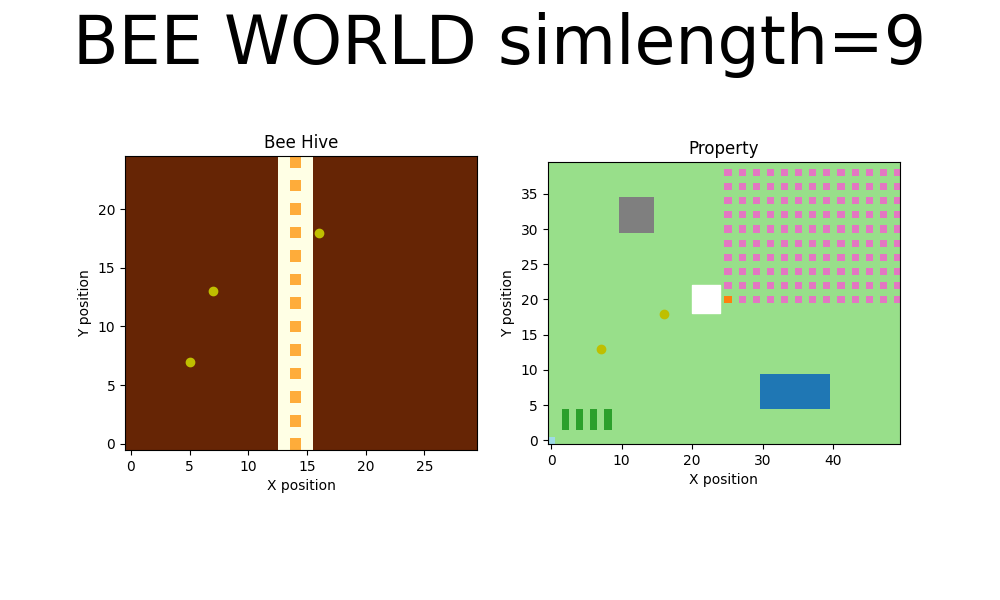

This chart was generated by the following Python code:
# Student Name: Thomas Han
# Student ID:   22881119
#
# task4.py - bluh
#
# Version information: 1 
#
# Usage: python3 <title>.py
#
import matplotlib.pyplot as plt
import numpy as np
from buzzness import Bee

# 0: empty hexagon cells
# 1-5 increase amounts of honey
# 10 not ready for honey

def plot_hive(hive, blist, ax):
    xvalues = [b.get_pos()[0] for b in blist if b.get_inhive()]
    yvalues = [b.get_pos()[1] for b in blist if b.get_inhive()]
    ax.imshow(hive.T, origin="lower", cmap="YlOrBr")
    ax.scatter(xvalues, yvalues, color="y")
    # ax.bar(14, 25, width=3, bottom=-0.5)

    alt_y = []
    i = 0
    while i < 25:
        alt_y.append(i)
        i = i + 1.5

    # ax.scatter([14]*len(alt_y), alt_y, color="orange", marker='s', s=100)

    # plt.set_cmap('YlOrBr')

    ax.set_xlabel("X position")
    ax.set_title("Bee Hive")
    ax.set_ylabel("Y position")


def plot_world(world, blist, ax):
    xvalues = [b.get_pos()[0] for b in blist if b.get_inhive()]
    yvalues = [b.get_pos()[1] for b in blist if b.get_inhive()]
    ax.imshow(world.T, origin="lower", cmap="tab20")
    ax.scatter(xvalues, yvalues, color="y")

    hive_position = [22, 20]
    
    ax.scatter(hive_position[0], hive_position[1], s=400, color="white", marker='s' )

    ax.set_xlabel("X position")
    ax.set_title("Property")
    ax.set_ylabel("Y position")

simlength = 10
hiveX = 30
hiveY = 25
blist = []

blist.append(Bee("b1", (5,14)))
blist.append(Bee("b2", (10,14))) 
blist.append(Bee("b3", (5,10))) 


# hive will range between 0 and 10
# 10 is brown, not ready
# 0 is ready
# 1-5 is honey level
hive = np.full((hiveX,hiveY),10)
print(hive)
hive[13:16][0:25] = 1
for i in range(len(hive[14])):
    if i % 2 == 0:
        hive[14][i] = 5

plt.ion()

# wow! look its the property
propX=50
propY=40
world = np.full((propX,propY),5)
world[0][0] = 19
world[10:15,30:35]=14
world[30:40, 5:10] = 0
world[25:51:2, 20:40:2] = 12
world[25, 20] = 2
# world[20:24, 18:22] =15
world[2:10:2, 2:5] = 4

fig, axes = plt.subplots(1, 2, figsize=(10,6))

for t in range(simlength):
    for b in blist:
        b.step_change()
        
    
    plot_hive(hive, blist, axes[0])
    plot_world(world, blist[0:2], axes[1])
    fig.suptitle(f"BEE WORLD simlength={t}", size=48)
    
    fig.savefig("task4.png") 
    plt.show()
    plt.pause(0.2)
    axes[0].clear()
    axes[1].clear()

